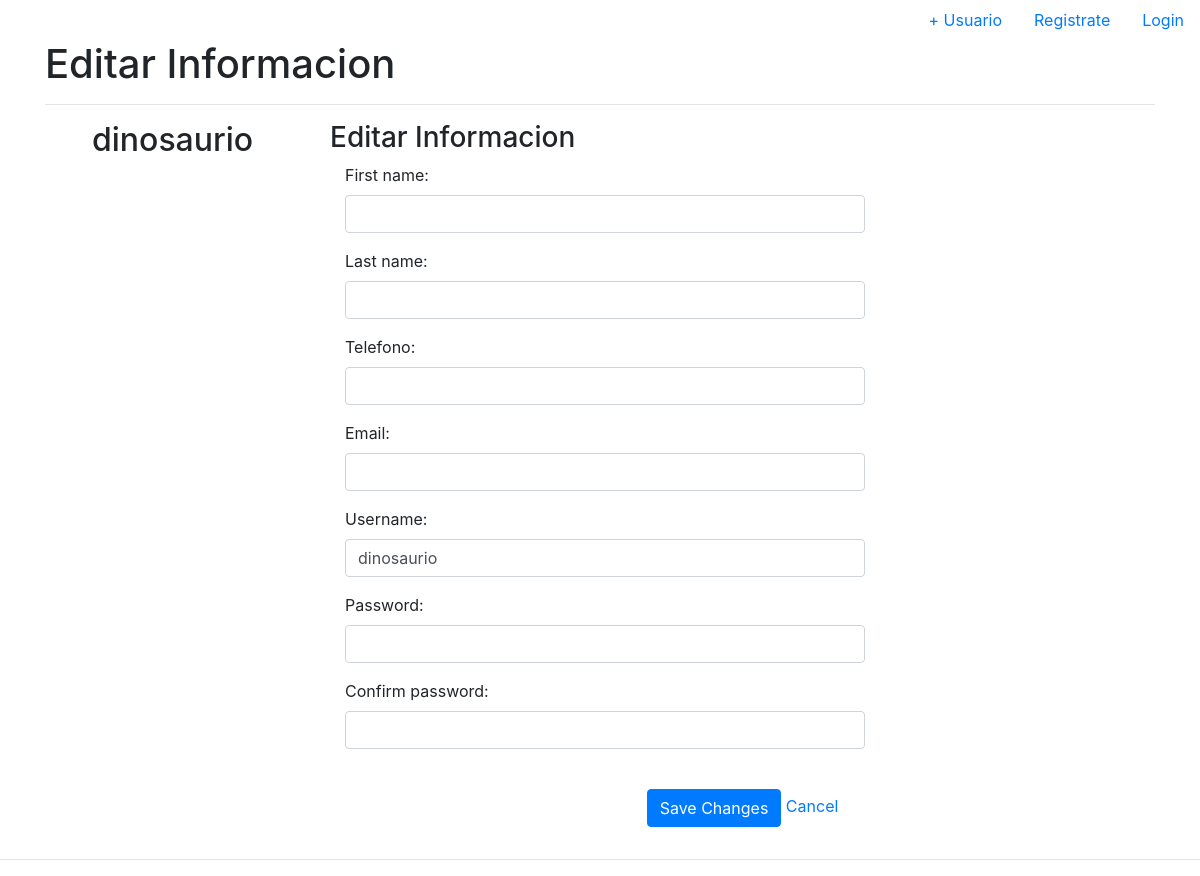
Page /user/edit/7/ (signed in) on the earlier database version.
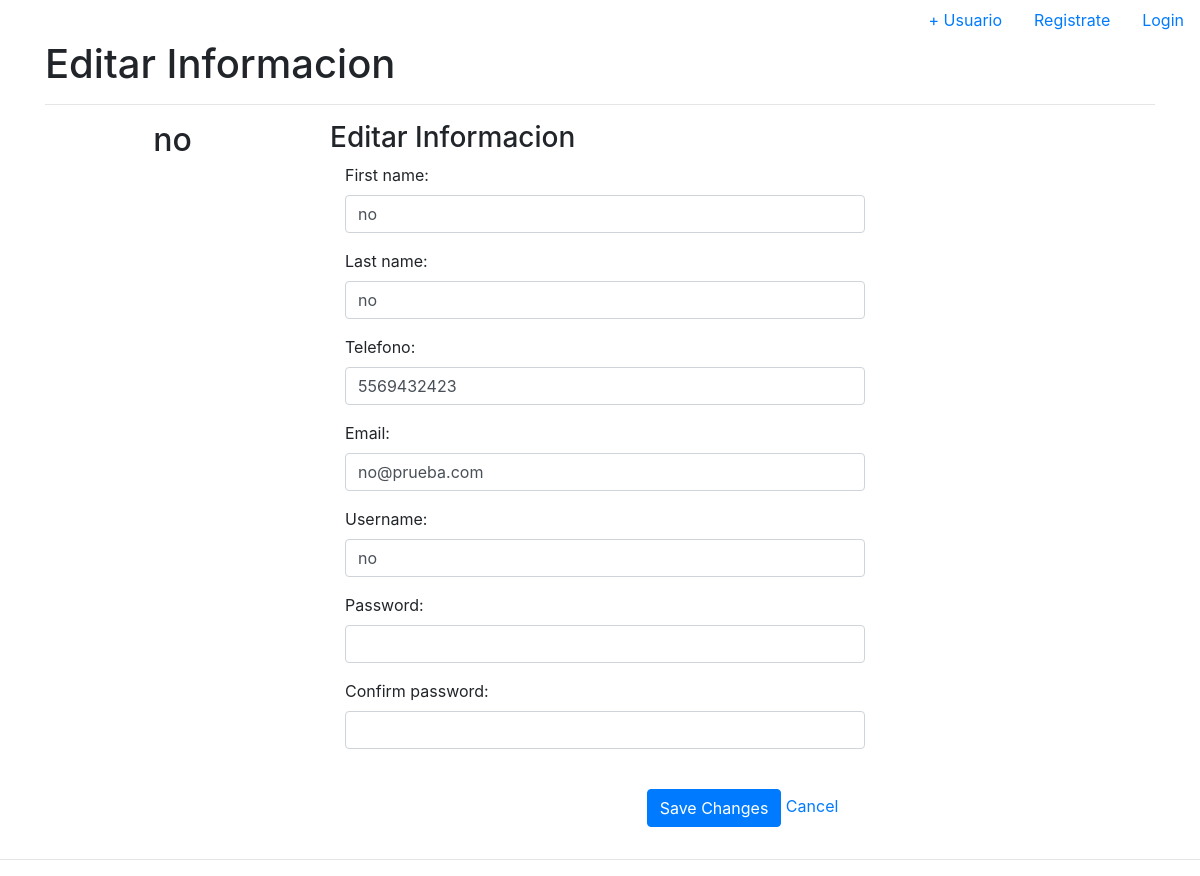
Same page on the later database version.
### apps/users/models.py (models this page shows, shortened)
class Client(models.Model):
    user = models.OneToOneField(
        User,
        verbose_name='Usuario',
        null=False,
        blank=True,
        on_delete=models.CASCADE
    )
    addresses = models.ManyToManyField(Address, blank=True)
    phone = models.CharField(
        verbose_name='Telefono',
        max_length=13,
        blank=True,
        null=True
    )
    class Meta:
        verbose_name = 'Usuario'
        verbose_name_plural = 'Usuarios'

### apps/users/views.py (the view, shortened to what this page needs)
# urls.py: path('edit/<int:pk>/', user_edit, name='edit'),
@login_required
def user_edit(request, pk=None):
    user = None
    try:
        user = Client.objects.get(id=pk)
    except Exception as e:
        messages.error(request, e.args[0])
        return HttpResponseRedirect('.')
    if request.method == 'GET':
        template_name = 'edit_user.html'
        context = {
            'user': user
        }
        return render(request, template_name, context)

### templates/edit_user.html
{% extends "user.html" %}
{% block page_title %}
    Editar Informacion
{% endblock page_title %}
{% block name %}
    Editar Informacion
{% endblock name %}

### templates/user.html (shortened to what this page needs)
{% extends "base.html" %}
{% block content %}
    <div class="container">
    <h1>
        {% block page_title %}
        {% endblock page_title %}
    </h1>
    <hr>
    <div class="row">
      <div class="col-md-3">
        <div class="text-center">
          <h2>{{user.user.username}}</h2>
        </div>
      </div>
      <div class="col-md-9 personal-info">
        <h3>
            {% block name %}
            {% endblock name %}
        </h3>
        <form class="form-horizontal" role="form" method="post">
          <div class="form-group">
            <label class="col-lg-3 control-label">First name:</label>
            <div class="col-lg-8">
              <input class="form-control" name="first_name" type="text" value="{{user.user.first_name}}">
            </div>
          </div>
          <div class="form-group">
            <label class="col-lg-3 control-label">Last name:</label>
            <div class="col-lg-8">
              <input class="form-control" name="last_name" type="text" value="{{user.user.last_name}}">
            </div>
          </div>
          <div class="form-group">
            <label class="col-lg-3 control-label">Telefono:</label>
            <div class="col-lg-8">
                {% if user.phone %}
                    <input class="form-control" name="phone" type="text" value="{{user.phone}}">
                {% else %}
                    <input class="form-control" name="phone" type="text" value="">
                {% endif %}
            </div>
          </div>
          <div class="form-group">
            <label class="col-lg-3 control-label">Email:</label>
            <div class="col-lg-8">
              <input class="form-control" name="email" type="text" value="{{user.user.email}}">
            </div>
          </div>
          <div class="form-group">
            <label class="col-md-3 control-label">Username:</label>
            <div class="col-md-8">
              <input class="form-control" name="username" type="text" value="{{user.user.username}}">
            </div>
          </div>
          <div class="form-group">
            <label class="col-md-3 control-label">Password:</label>
            <div class="col-md-8">
              <input class="form-control" name="password" type="password" value="">
            </div>
          </div>
          <div class="form-group">
            <label class="col-md-3 control-label">Confirm password:</label>
            <div class="col-md-8">
              <input class="form-control" type="password" value="">
            </div>
          </div>
          <div class="form-group" align="center">
            <label class="col-md-3 control-label"></label>
            <div class="col-md-8">
              <input type="submit" class="btn btn-primary" value="Save Changes">
              <a href="/">Cancel</a>
            </div>
          </div>
        </form>
      </div>
    </div>
    </div>
    <hr>
{% endblock content %}

Differences in the rows shown:
changed Client: user.username "dinosaurio" → "no"; first_name (not shown) → "no"; last_name (not shown) → "no"; phone (not shown) → "5569432423"; email (not shown) → "no@prueba.com"; username "dinosaurio" → "no"
